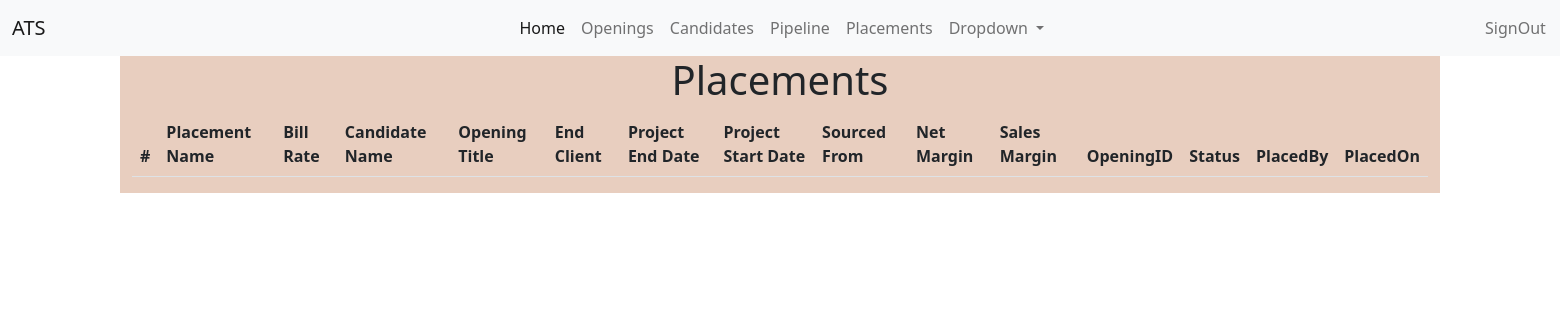
/placement, run on an earlier commit of the app's database.
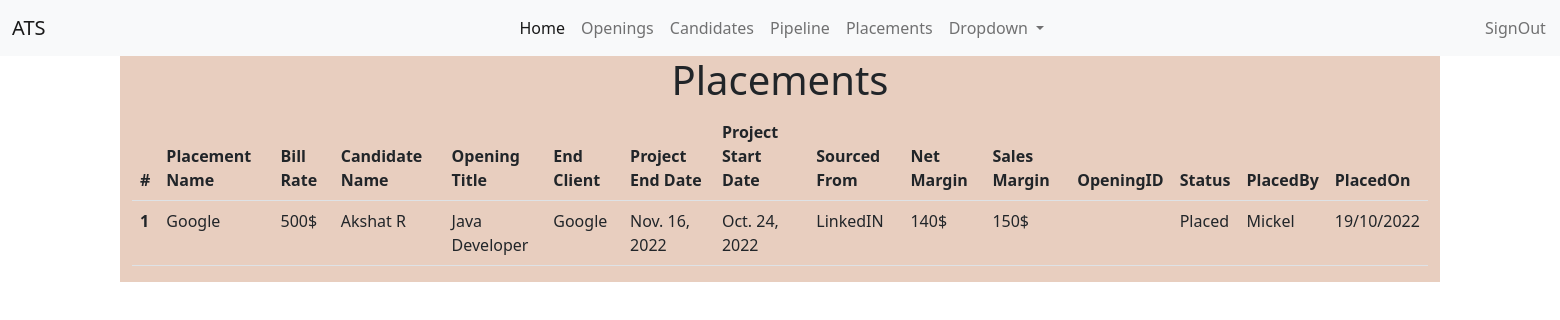
And on a later commit of the database.
### ApplicantTracking/models.py (models this page shows)
class Placements(models.Model):
    PlacementName = models.CharField(max_length=100)
    BillRate = models.CharField(max_length=25)
    CandidateName = models.CharField(max_length=100)
    OpeningTitle = models.CharField(max_length=100)
    EndClient = models.CharField(max_length=100)
    ProjectEndDate = models.DateField()
    ProjectStartDate = models.DateField()
    SourcedFrom = models.CharField(max_length=50)
    NetMargin = models.CharField(max_length=50)
    SalesMargin = models.CharField(max_length=50)
    Status = models.CharField(max_length=50)
    PlacedBy = models.CharField(max_length=50)
    PlacedOn = models.CharField(max_length=50)
    def __str__(self):
        return "%s %s %s" %(self.CandidateName, self.PlacementName, self.OpeningTitle)

### ApplicantTracking/views.py (the view)
# urls.py: path('placement', views.placement, name="placement"),
def placement(request):
    place = Placements.objects.all()
    context = {
        'place': place
    }
    print(context)
    return render(request, 'ApplicantTracking/placement.html', context)

### templates/ApplicantTracking/placement.html (shortened to what this page needs)
<!doctype html>
<html lang="en">
<head>
    <link href="https://cdn.jsdelivr.net/npm/bootstrap@5.2.2/dist/css/bootstrap.min.css" rel="stylesheet"
>
</head>
<body>
<nav class="navbar navbar-expand-lg bg-light">
    <div class="container-fluid">
        <a class="navbar-brand" href="#">ATS</a>
        <div class="collapse navbar-collapse" id="navbarSupportedContent">
            <ul class="navbar-nav me-auto mb-2 mb-lg-0">
                <li class="nav-item">
                    <a class="nav-link active" aria-current="page" href="/dashboard" style="margin-left:450px;">Home</a>
                </li>
                <li class="nav-item">
                    <a class="nav-link" href="/openings">Openings</a>
                </li>
                <li class="nav-item">
                    <a class="nav-link" href="/candidates">Candidates</a>
                </li>
                <li class="nav-item">
                    <a class="nav-link" href="/pipeline">Pipeline</a>
                </li>
                <li class="nav-item">
                    <a class="nav-link" href="/placement">Placements</a>
                </li>
                <li class="nav-item dropdown">
                    <a class="nav-link dropdown-toggle" href="#" role="button" data-bs-toggle="dropdown"
                       aria-expanded="false">
                        Dropdown
                    </a>
                </li>
                <li class="nav-item" style="margin-left:425px;">
                    <a class="nav-link" href="/signout" >SignOut</a>
                </li>
            </ul>
        </div>
    </div>
</nav>
<div class="container">
    <div class="row">
        <div class="col-md-12" style="background-color: #E8CEBF">
            <h1 align="center">Placements</h1>
    <table class="table">
        <thead>
        <tr>
            <th scope="col">#</th>
            <th scope="col">Placement Name</th>
            <th scope="col">Bill Rate</th>
            <th scope="col">Candidate Name</th>
            <th scope="col">Opening Title</th>
            <th scope="col">End Client</th>
            <th scope="col">Project End Date</th>
            <th scope="col">Project Start Date</th>
            <th scope="col">Sourced From</th>
            <th scope="col">Net Margin</th>
            <th scope="col">Sales Margin</th>
            <th scope="col">OpeningID</th>
            <th scope="col">Status</th>
            <th scope="col">PlacedBy</th>
            <th scope="col">PlacedOn</th>
        </tr>
        </thead>
        {% for place in place %}
        <tbody>
        <tr>
            <th scope="row">{{place.id}}</th>
            <td>{{place.PlacementName}}</td>
            <td>{{place.BillRate}}</td>
            <td>{{place.CandidateName}}</td>
            <td>{{place.OpeningTitle}}</td>
            <td>{{place.EndClient}}</td>
            <td>{{place.ProjectEndDate}}</td>
            <td>{{place.ProjectStartDate}}</td>
            <td>{{place.SourcedFrom}}</td>
            <td>{{place.NetMargin}}</td>
            <td>{{place.SalesMargin}}</td>
            <td>{{place.OpeningID}}</td>
            <td>{{place.Status}}</td>
            <td>{{place.PlacedBy}}</td>
            <td>{{place.PlacedOn}}</td>
        </tr>
        </tbody>
        {% endfor %}
    </table>
        </div>
    </div>
</div>
</body>
</html>

What changed in the data, as far as the page shows it:
added Placements: id "1", PlacementName "Google", BillRate "500$", CandidateName "Akshat R", OpeningTitle "Java Developer", EndClient "Google", ProjectEndDate "Nov. 16, 2022", ProjectStartDate "Oct. 24, 2022", SourcedFrom "LinkedIN", NetMargin "140$", SalesMargin "150$", Status "Placed", PlacedBy "Mickel", PlacedOn "19/10/2022"
